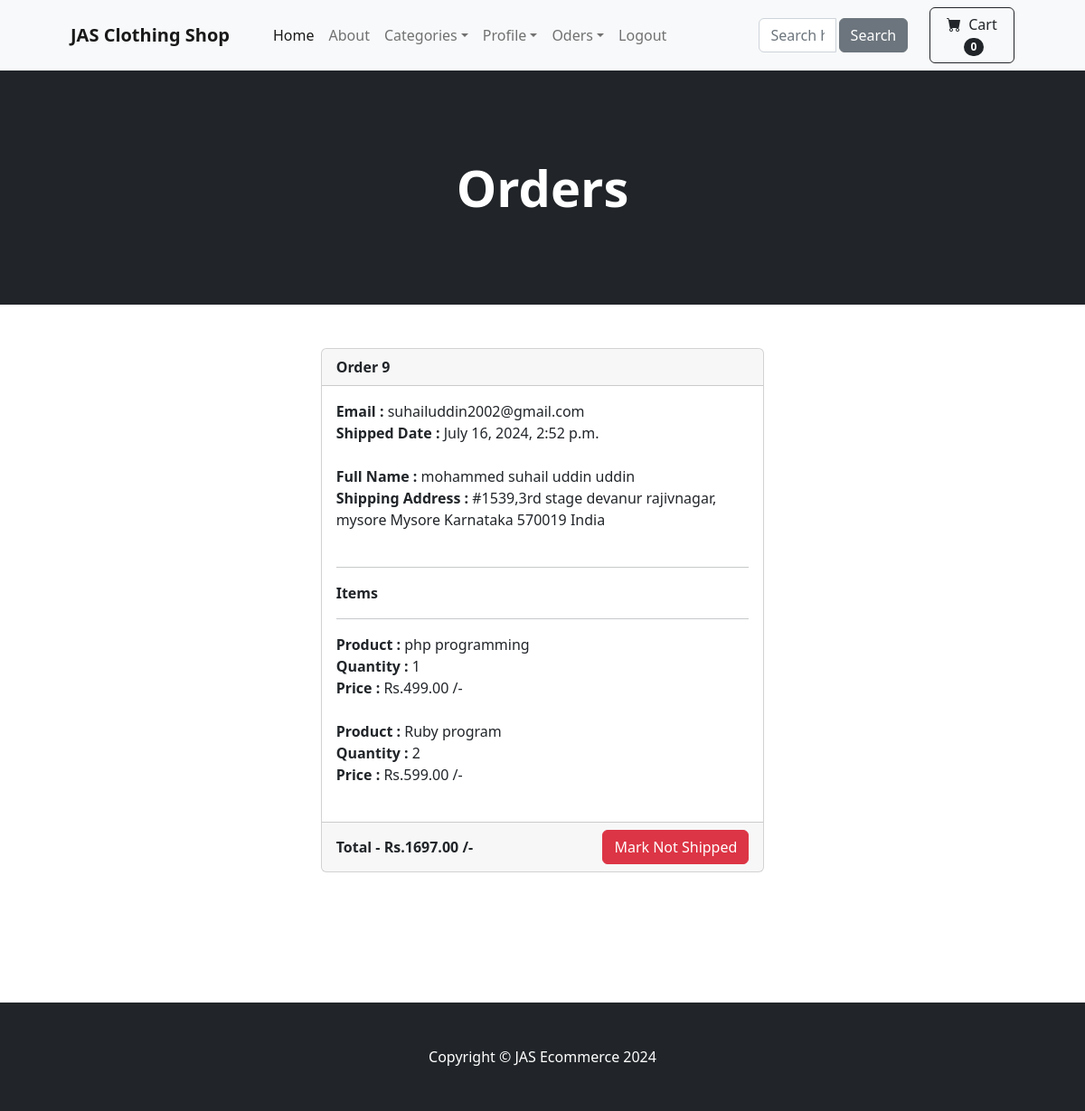
Page /payment/orders/9 (signed in) on the committed database.
### payment/models.py (models this page shows, shortened)
class Order(models.Model):
    user = models.ForeignKey(User, on_delete=models.CASCADE, null=True, blank=True)
    full_name = models.CharField(max_length=250)
    email = models.EmailField(max_length=250)
    shipping_address = models.TextField(max_length=15000)
    amount_paid = models.DecimalField(max_digits=8, decimal_places=2)
    date_ordered = models.DateTimeField(auto_now_add=True)
    shipped = models.BooleanField(default=False)
    date_shipped = models.DateTimeField(blank=True, null=True)

class OrderItems(models.Model):
    order = models.ForeignKey(Order, on_delete=models.CASCADE, null=True)
    product = models.ForeignKey(Product, on_delete=models.CASCADE, null=True)
    user = models.ForeignKey(User, on_delete=models.CASCADE, null=True, blank=True)
    quantity = models.PositiveBigIntegerField(default=1)
    price = models.DecimalField(max_digits=8, decimal_places=2)

### my_store/models.py (models this page shows)
class Product(models.Model):
    name = models.CharField(max_length=100)
    price = models.DecimalField(default=0, decimal_places=2, max_digits=10)
    category = models.ForeignKey(Category, on_delete=models.CASCADE, default=1)
    description = models.CharField(max_length=250, default='', blank=True, null=True)
    image = models.ImageField(upload_to='uploads/product/')
    is_sale = models.BooleanField(default=False)
    sale_price = models.DecimalField(default=0, decimal_places=2, max_digits=10)
    def __str__(self):
        return self.name

### payment/views.py (the view, shortened to what this page needs)
# urls.py: path('orders/<int:pk>', views.orders, name='orders'),
def orders(request, pk):
    if request.user.is_authenticated and request.user.is_superuser:
        order = Order.objects.get(id=pk)
        items = OrderItems.objects.filter(order=pk)
        return render(request, 'payment/orders.html', {"order":order, "items":items})
    else:
        messages.error(request, 'Access Denied')
        return redirect('index')

### cart/cart.py (called while the page is built)
    def __len__(self):
        return len(self.cart)

### cart/context_processors.py (called while the page is built)
def cart(request):
    return {'cart': Cart(request)}

### payment/templates/payment/orders.html (shortened to what this page needs)
{% extends 'base.html' %}
{% block content %}
<header class="bg-dark py-5">
    <div class="container px-4 px-lg-5 my-5">
        <div class="text-center text-white">
            <h1 class="display-4 fw-bolder">Orders</h1>
        </div>
    </div>
</header>
    <div class="container">
        <div class="row">
                <div class="col-md-8 offset-md-2"><br/><br/>
                    <div class="card col-8 offset-md-2">
                        <div class="card-header">
                          <strong>Order {{order.id}}</strong></strong>
                        </div>
                        <div class="card-body">
                            <b>Email : </b>{{order.email}}<br/>
                            {% if order.date_shipped %}
                                <b>Shipped Date : </b>{{order.date_shipped}}<br/><br/>
                            {% else %}
                                <b>Ordered Date : </b>{{order.date_ordered}}<br/><br/>
                            {% endif %}
                            <b>Full Name : </b>{{order.full_name}}<br/>
                            <b>Shipping Address : </b>{{order.shipping_address}}<br/><br/>
                            <hr>
                            <strong align="center">Items</b></strong><hr>
                            {% for item in items %}
                                <b>Product : </b>{{item.product}}<br/>
                                <b>Quantity : </b>{{item.quantity}}<br/>
                                <b>Price : </b>Rs.{{item.price}} /-<br/><br/>
                            {% endfor %}
                        </div>
                        <div class="card-footer d-flex justify-content-between align-items-center">
                            <strong>Total - Rs.{{order.amount_paid}} /-</strong>
                            <div>
                                {% if not order.shipped %}
                                    <form method="POST">
                                        {% csrf_token %}
                                        <input type="hidden" name="shipping_status" value="true">
                                        <button type="submit" class="btn btn-success">Mark Shipped</button>
                                    </form>
                                {% else %}
                                    <form method="POST">
                                        <button type="submit" class="btn btn-danger">Mark Not Shipped</button>
                                    </form>
                                {% endif %}
                            </div>
                        </div>
                    </div>
                </div>
        </div>
    </div>
<br/><br/><br/><br/><br/><br/>
{% endblock %}

### my_store/templates/base.html (shortened to what this page needs)
{% load static %}
<!DOCTYPE html>
<html lang="en">
    <head>
        <link href="https://cdn.jsdelivr.net/npm/bootstrap-icons@1.5.0/font/bootstrap-icons.css" rel="stylesheet" />
        <link href="{% static 'css/styles.css' %}" rel="stylesheet" />
    </head>
    <body>
        {% include 'navbar.html' %}
        {% block content %}
        {% endblock %}
        <footer class="py-5 bg-dark">
            <div class="container"><p class="m-0 text-center text-white">Copyright &copy; JAS Ecommerce 2024</p></div>
        </footer>
    </body>
</html>

### my_store/templates/navbar.html (shortened to what this page needs)
<nav class="navbar navbar-expand-lg navbar-light bg-light">
    <div class="container px-4 px-lg-5">
        <strong><a class="navbar-brand" href="{% url 'index' %}">JAS Clothing Shop</a></strong>
        <div class="collapse navbar-collapse" id="navbarSupportedContent">
            <ul class="navbar-nav me-auto mb-2 mb-lg-0 ms-lg-4">
                <li class="nav-item"><a class="nav-link active" aria-current="page" href="{% url 'index' %}">Home</a></li>
                <li class="nav-item"><a class="nav-link" aria-current="page" href="{% url 'about' %}">About</a></li>
                <li class="nav-item dropdown">
                    <a class="nav-link dropdown-toggle" id="navbarDropdown" href="#" role="button" aria-current="page" data-bs-toggle="dropdown" aria-expanded="false">Categories</a>
                </li>
                {% if user.is_authenticated %}
                <li class="nav-item dropdown">
                    <a class="nav-link dropdown-toggle" id="navbarDropdown" href="#" role="button" aria-current="page" data-bs-toggle="dropdown" aria-expanded="false">Profile</a>
                </li>
                {% if user.is_superuser %}
                <li class="nav-item dropdown">
                    <a class="nav-link dropdown-toggle" id="navbarDropdown" href="#" role="button" aria-current="page" data-bs-toggle="dropdown" aria-expanded="false">Oders</a>
                </li>
                {% endif %}
                <li class="nav-item"><a class="nav-link" aria-current="page" href="{% url 'logout' %}">Logout</a></li>
                {% else %}
                <li class="nav-item"><a class="nav-link" aria-current="page" href="{% url 'login' %}">Login</a></li>
                <li class="nav-item"><a class="nav-link" aria-current="page" href="{% url 'register' %}">Register</a></li>
                {% endif %}
            </ul>
                <div class="card-body">
                    <form method="POST" action="{% url 'search' %}">
                        <div class="col-md-7 offset-md-4 ">
                            <div class="input-group">
                                <input type="text" class="form-control" placeholder="Search here" name="searched">
                                <div class="input-group-append">
                                    <button type="submit" class="btn btn-secondary" style="margin-left: 4px;">Search</button>
                                </div>
                            </div>
                        </div>
                    </form>
                </div>
            <form class="d-flex">
                <a href="{% url 'cart_summary' %}" class="btn btn-outline-dark">
                    <i class="bi-cart-fill me-1"></i>
                    Cart
                    <span class="badge bg-dark text-white ms-1 rounded-pill" id="cart_quantity">{{ cart|length }}</span>
                </a>
            </form>
        </div>
    </div>
</nav>

### rows in the picture
Order: id "9", email "suhailuddin2002@gmail.com", date_shipped "July 16, 2024, 2:52 p.m.", full_name "mohammed suhail uddin uddin", shipping_address "#1539,3rd stage devanur rajivnagar, mysore Mysore Karnataka 570019 India", amount_paid "1697.00"
OrderItems: product "php programming", quantity "1", price "499.00"
OrderItems: product "Ruby program", quantity "2", price "599.00"

### other values in the picture
{{ cart|length }} "0"
